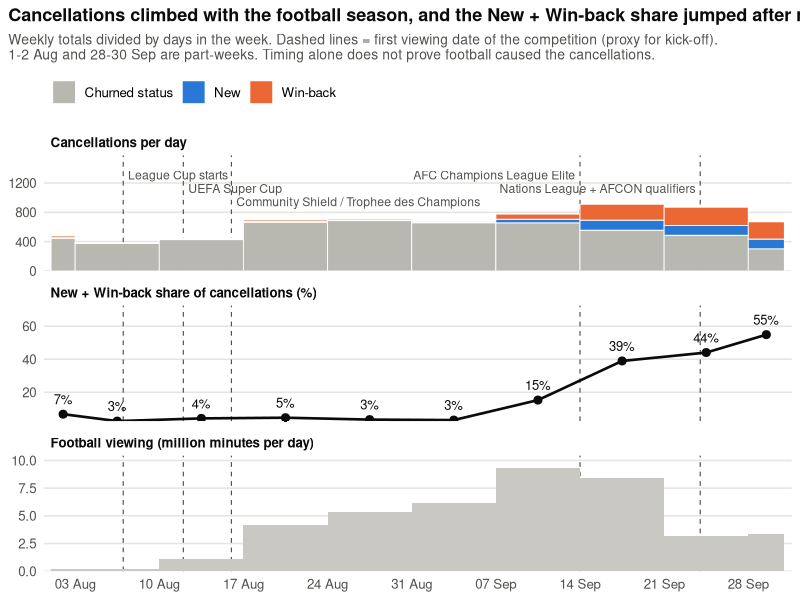
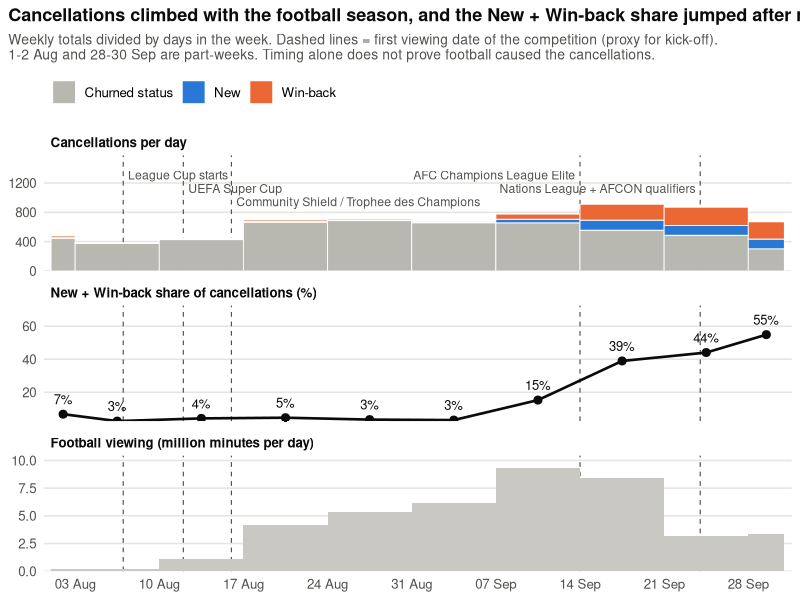

Write R code to recreate these figures, in order.
# =====================================================================
# Cancellations vs football match events: ggplot2, using the REAL weekly figures from the
# Aug-Sep 2026 cancellation notebook (weekly cancellations by status + weekly football viewing).
# Needs: ggplot2, dplyr, tidyr, scales. Paste into a Databricks R cell.
# =====================================================================
library(ggplot2); library(dplyr); library(tidyr); library(scales); library(tibble)

BLUE <- "#2a78d6"; ORANGE <- "#eb6834"; GREY <- "#b8b7b0"; INK <- "#0b0b0b"; INK2 <- "#52514e"; GRID <- "#e6e5e1"

# ---- 1. Weekly data from the notebook (Weekly_Cancel_vs_Matches result) ----
weekly <- tribble(
  ~wk, ~start,        ~end,          ~total, ~new, ~winback, ~churned, ~view_min,
  31,  "2026-08-01",  "2026-08-02",   949,    19,   45,       890,       474993,
  32,  "2026-08-03",  "2026-08-09",  2687,    26,   43,      2620,      1627295,
  33,  "2026-08-10",  "2026-08-16",  3121,    48,   83,      2991,      7715974,
  34,  "2026-08-17",  "2026-08-23",  4879,    92,  133,      4654,     29142095,
  35,  "2026-08-24",  "2026-08-30",  4983,    63,  110,      4810,     37353014,
  36,  "2026-08-31",  "2026-09-06",  4751,    60,   91,      4602,     43170111,
  37,  "2026-09-07",  "2026-09-13",  5424,   345,  484,      4599,     65200188,
  38,  "2026-09-14",  "2026-09-20",  6359,   963, 1514,      3892,     58644368,
  39,  "2026-09-21",  "2026-09-27",  6079,   937, 1740,      3409,     22045682,
  40,  "2026-09-28",  "2026-09-30",  2010,   398,  705,       908,      9995484) %>%
  mutate(start = as.Date(start), end = as.Date(end), days = as.numeric(end - start) + 1,
         mid = start + days / 2)               # bar centre; bar width = days (so part-weeks are drawn at true width)

# ---- 2. Football events: first viewing date of each competition in the viewing data
#         (a proxy for kick-off; swap in your fixture list when you have one) ----
events <- tribble(
  ~date,        ~label,                                      ~ypos, ~hj,
  "2026-08-07", "League Cup starts",                          0.93,  0,
  "2026-08-12", "UEFA Super Cup",                             0.80,  0,
  "2026-08-16", "Community Shield / Trophee des Champions",   0.67,  0,
  "2026-09-14", "AFC Champions League Elite",                 0.93,  1,
  "2026-09-24", "Nations League + AFCON qualifiers",          0.80,  1) %>%
  mutate(date = as.Date(date), tx = date + ifelse(hj == 0, 0.4, -0.4))   # label sits beside its line

# ---- 3. Three panels on one date axis (one y-scale per panel, no dual axis) ----
lv <- c("Cancellations per day", "New + Win-back share of cancellations (%)", "Football viewing (million minutes per day)")
mk <- function(x) factor(x, levels = lv)

canc <- weekly %>% transmute(mid, days, `Churned status` = churned / days, New = new / days, `Win-back` = winback / days) %>%
  pivot_longer(c(`Churned status`, New, `Win-back`), names_to = "type", values_to = "v") %>%
  mutate(type = factor(type, levels = c("Churned status", "New", "Win-back")), panel = mk(lv[1]))
share <- weekly %>% transmute(mid, v = (new + winback) / total * 100, panel = mk(lv[2]))
view  <- weekly %>% transmute(mid, days, v = view_min / 1e6 / days, panel = mk(lv[3]))
top1 <- max(weekly$total / weekly$days) * 1.55
ev_lab   <- events %>% mutate(panel = mk(lv[1]), y = ypos * top1)
headroom <- tibble(mid = min(weekly$start), v = c(top1, 65), panel = mk(lv[1:2]))

p <- ggplot() +
  geom_vline(data = events, aes(xintercept = date), colour = INK2, linetype = "dashed", linewidth = .4) +
  geom_col(data = canc, aes(mid, v, fill = type, width = days), position = position_stack(reverse = TRUE), colour = "white", linewidth = .3) +
  geom_line(data = share, aes(mid, v), colour = INK, linewidth = .9) +
  geom_point(data = share, aes(mid, v), colour = INK, size = 2.4) +
  geom_text(data = share, aes(mid, v, label = sprintf("%.0f%%", v)), vjust = -1, size = 3.3, colour = INK) +
  geom_col(data = view, aes(mid, v, width = days), fill = "#c9c8c2") +
  geom_blank(data = headroom, aes(mid, v)) +
  geom_text(data = ev_lab, aes(tx, y, label = label, hjust = hj), size = 3.1, colour = INK2) +
  facet_wrap(~ panel, ncol = 1, scales = "free_y") +
  scale_fill_manual(values = c(`Churned status` = GREY, New = BLUE, `Win-back` = ORANGE), name = NULL) +
  scale_x_date(date_breaks = "1 week", date_labels = "%d %b", expand = expansion(mult = .01)) +
  scale_y_continuous(expand = expansion(mult = c(0, .12))) +
  labs(title = "Cancellations climbed with the football season, and the New + Win-back share jumped after mid-September",
       subtitle = paste0("Weekly totals divided by days in the week. Dashed lines = first viewing date of the competition (proxy for kick-off).\n",
                         "1-2 Aug and 28-30 Sep are part-weeks. Timing alone does not prove football caused the cancellations."),
       x = NULL, y = NULL) +
  theme_minimal(base_size = 12) +
  theme(panel.grid.minor = element_blank(), panel.grid.major.x = element_blank(), panel.grid.major.y = element_line(colour = GRID),
        strip.text = element_text(hjust = 0, face = "bold", colour = INK), legend.position = "top", legend.justification = "left",
        plot.title = element_text(face = "bold", colour = INK, size = 13), plot.title.position = "plot",
        plot.subtitle = element_text(colour = INK2, size = 10), axis.text = element_text(colour = INK2))
print(p)
ggsave("cancellations_vs_football_events.png", p, width = 11, height = 8, dpi = 200, bg = "white")
